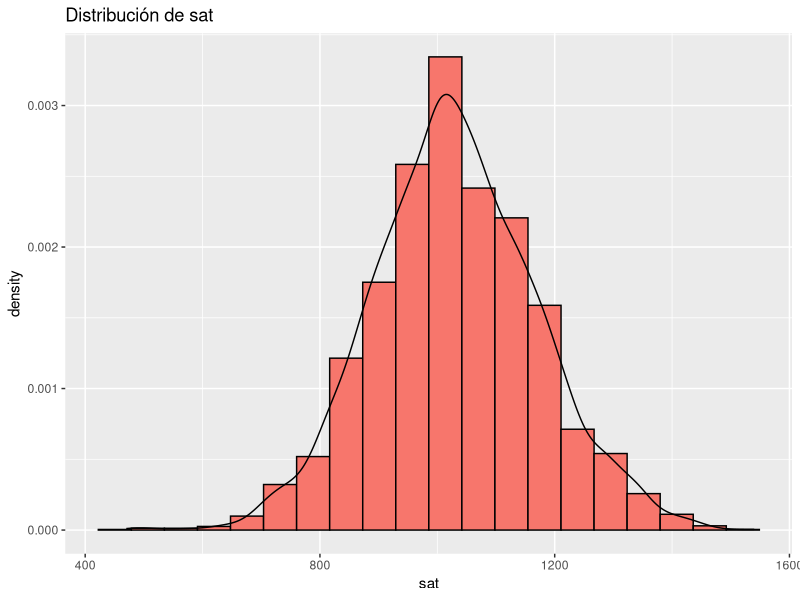
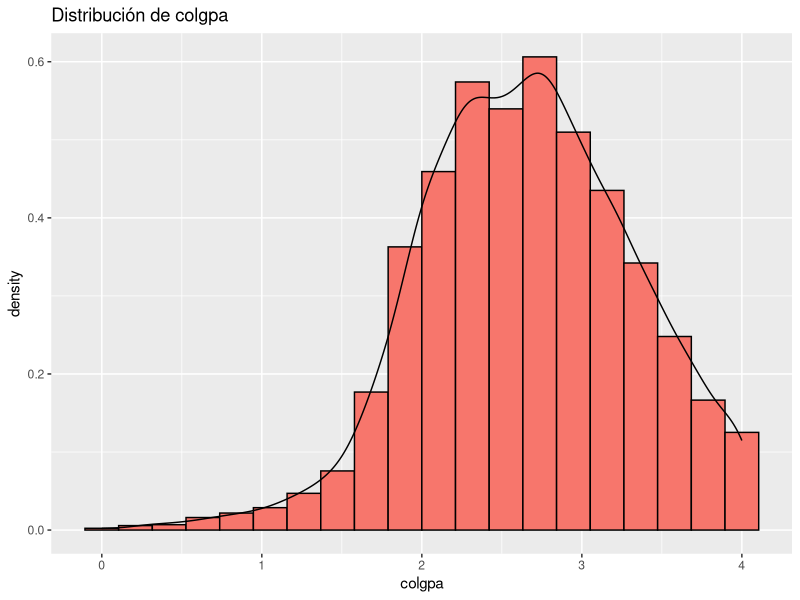
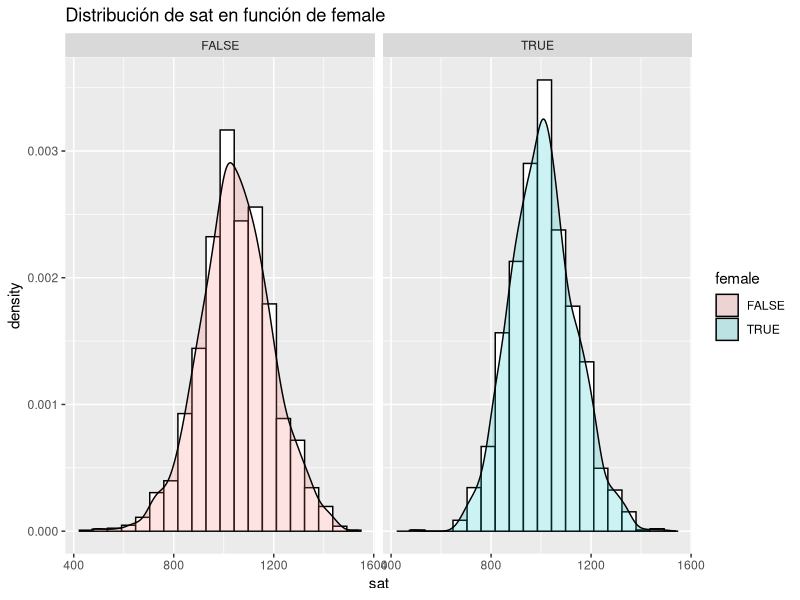
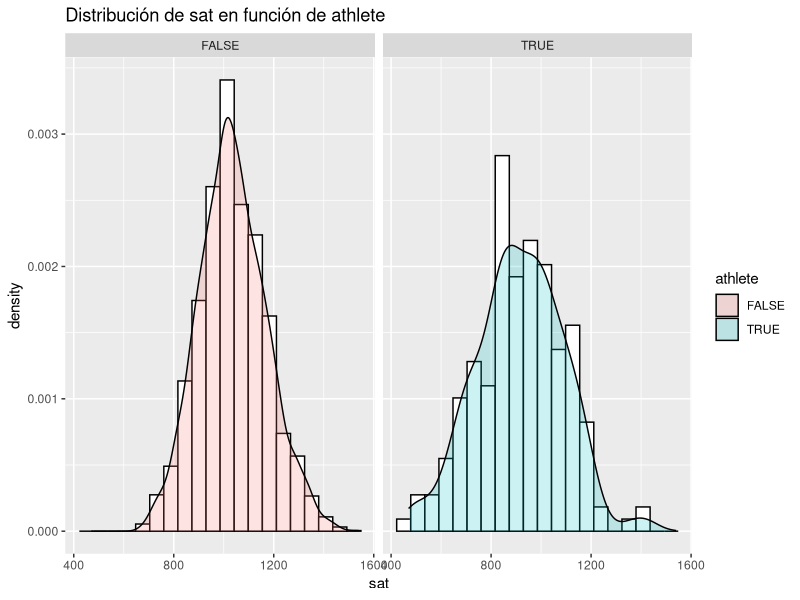
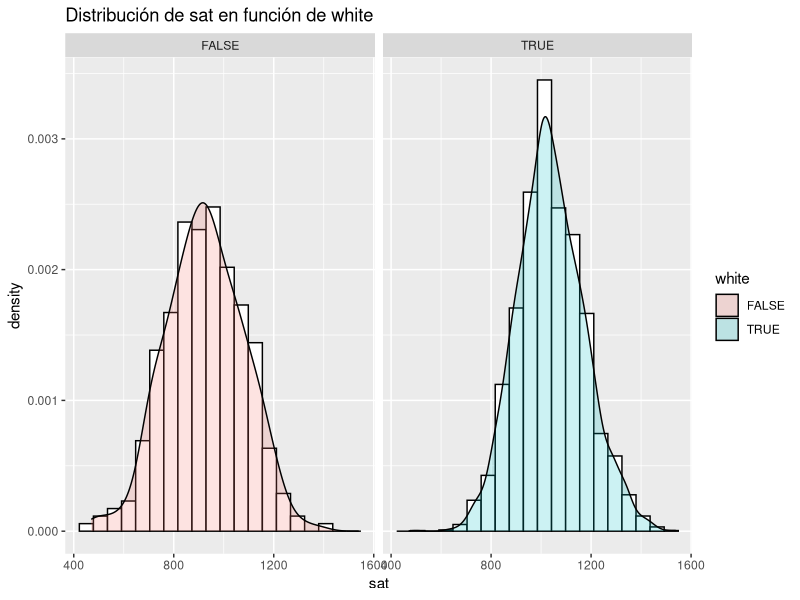
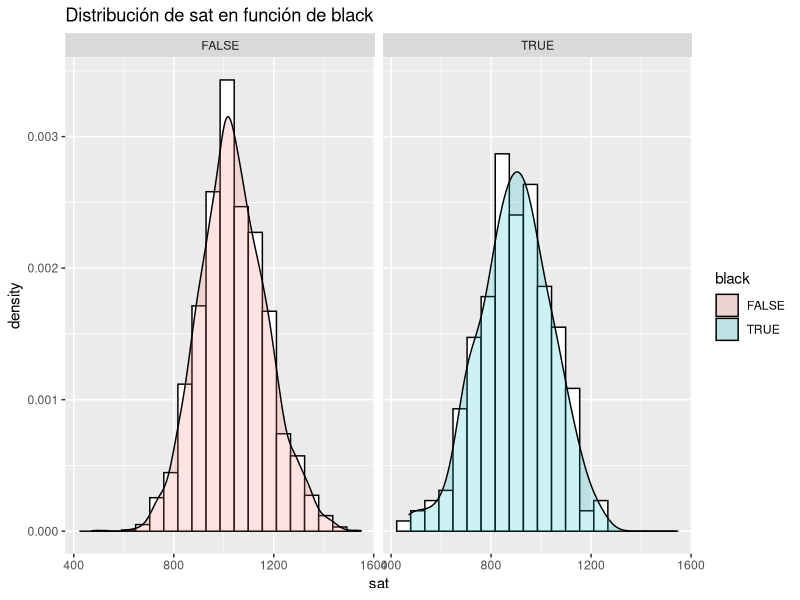
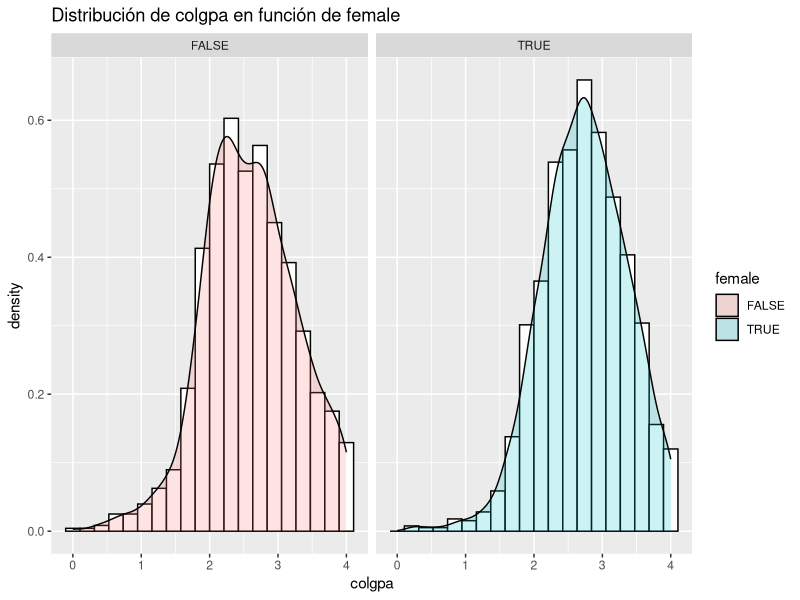
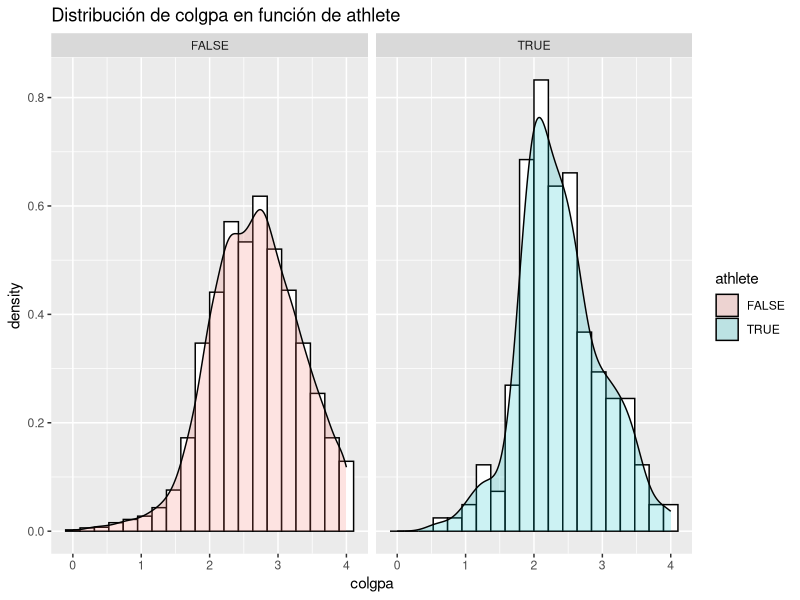

Reproduce these figures in R, in order.
## ---- chunk 1
knitr::opts_chunk$set(echo = TRUE)
knitr::opts_chunk$set(tidy.opts=list(width.cutoff=80), tidy=TRUE)
## ---- chunk 2
library(ggplot2)
library(dplyr)
## ---- chunk 3
gpa <- read.csv("gpa.csv", sep=",", dec='.')
print(head(gpa))
## ---- chunk 4
t(t(sapply(gpa,class)))
## ---- chunk 5
summary(gpa)
## ---- chunk 6
ggplot(gpa, aes(sat)) + 
  geom_histogram(aes(y = ..density..), bins = 20, color = "black", fill ="#F7766C")+
  geom_density(aes(fill = sat), alpha = 0.2)+ ggtitle("Distribución de sat")
## ---- chunk 7
ggplot(gpa, aes(colgpa)) + 
  geom_histogram(aes(y = ..density..), bins = 20, color = "black", fill ="#F7766C") +
  geom_density(aes(fill = colgpa), alpha = 0.2)+ ggtitle("Distribución de colgpa")
## ---- chunk 8
ggplot(gpa, aes(sat)) +
  geom_histogram(aes(y = ..density..), bins = 20, color = "black", fill ="white") +
  geom_density(aes(fill = female), alpha = 0.2) +
  facet_wrap(~ female)+ ggtitle("Distribución de sat en función de female")
## ---- chunk 9
ggplot(gpa, aes(sat)) +
  geom_histogram(aes(y = ..density..), bins = 20, color = "black", fill ="white") +
  geom_density(aes(fill = athlete), alpha = 0.2) +
  facet_wrap(~ athlete)+ ggtitle("Distribución de sat en función de athlete")
## ---- chunk 10
ggplot(gpa, aes(sat)) +
  geom_histogram(aes(y = ..density..), bins = 20, color = "black", fill ="white") +
  geom_density(aes(fill = white), alpha = 0.2) +
  facet_wrap(~ white)+ ggtitle("Distribución de sat en función de white")
## ---- chunk 11
ggplot(gpa, aes(sat)) +
  geom_histogram(aes(y = ..density..), bins = 20, color = "black", fill ="white") +
  geom_density(aes(fill = black), alpha = 0.2) +
  facet_wrap(~ black)+ ggtitle("Distribución de sat en función de black")
## ---- chunk 12
ggplot(gpa, aes(colgpa)) +
  geom_histogram(aes(y = ..density..), bins = 20, color = "black", fill ="white") +
  geom_density(aes(fill = female), alpha = 0.2) +
  facet_wrap(~ female)+ ggtitle("Distribución de colgpa en función de female")
## ---- chunk 13
ggplot(gpa, aes(colgpa)) +
  geom_histogram(aes(y = ..density..), bins = 20, color = "black", fill ="white") +
  geom_density(aes(fill = athlete), alpha = 0.2) +
  facet_wrap(~ athlete)+ ggtitle("Distribución de colgpa en función de athlete")
## ---- chunk 14
ggplot(gpa, aes(colgpa)) +
  geom_histogram(aes(y = ..density..), bins = 20, color = "black", fill ="white") +
  geom_density(aes(fill = white), alpha = 0.2) +
  facet_wrap(~ white)+ ggtitle("Distribución de colgpa en función de white")
## ---- chunk 15
ggplot(gpa, aes(colgpa)) +
  geom_histogram(aes(y = ..density..), bins = 20, color = "black", fill ="white") +
  geom_density(aes(fill = black), alpha = 0.2) +
  facet_wrap(~ black)+ ggtitle("Distribución de colgpa en función de black")
## ---- chunk 16
# Normal
IC_norm <- function( x, NC ){
  n <- length(x)
  alpha <- 1 / (NC/100)
  SE <- sd(x) / sqrt(n)
  
  z <- qnorm(alpha / 2, lower.tail=TRUE)
  z_SE <- z*SE
  Low <- mean(x) - z_SE
  Up <- mean(x) + z_SE
  
  return ( c(Low,Up) )
}

# Student T
IC_t <- function( x, NC ){
  n <- length(x)
  alpha <- 1 / (NC/100)
  SE <- sd(x) / sqrt(n)
  
  t <- qt(alpha / 2, df = n-1, lower.tail=TRUE)
  t_SE <- t*SE
  Low <- mean(x) - t_SE
  Up <- mean(x) + t_SE
  
  return ( c(Low,Up) )
}

# Por defecto toma el valor para utilizar Nomal
IC <- function(x, NC, kind="normal") {
  if(kind == "t"){
    return (IC_t(x, NC))
  }else{
    return (IC_norm(x, NC))
  }
}
## ---- chunk 17
sat_IC_90 <- IC(gpa$sat, 90)
sat_IC_95 <- IC(gpa$sat, 95)
## ---- chunk 18
colgpa_IC_90 <- IC(gpa$colgpa, 90)
colgpa_IC_95 <- IC(gpa$colgpa, 95)
## ---- chunk 19
ggplot(gpa, aes(colgpa)) +
  geom_histogram(aes(y = ..density..), bins = 20, color = "black", fill ="white") +
  geom_density(aes(fill = athlete), alpha = 0.2) +
  facet_wrap(~ athlete)+ ggtitle("Distribución de colgpa en función de athlete")
## ---- chunk 20
contraste_medias <- function (s1, s2, alt, CL) {
  
  # Cálculo de Medias
  mean1 <- mean(s1)
  mean2 <- mean(s2)
  
  # Cálculo del tamaño de la muestra
  n1 <- length(s1)
  n2 <- length(s2)
  
  # Cálculo de la desviación estándar
  sd1 <- sd(s1)
  sd2 <- sd(s2)
  
  # Cálculo del nivel de significancia
  alpha <- (1 - CL / 100)
  
  # Cálculo de los grados de libertad (Apartado 5.2.2 de la teoría)
  denominador <- ( ( sd1^2/n1 )^2/(n1-1) + (sd2^2/n2)^2/(n2-1) )
  df <- ( ( sd1^2/n1 + sd2^2/n2 )^2 ) / denominador
  
  # Cálculo del valor t (z según la distribución normal estandarizada)
  sb <- sqrt( sd1^2/n1 + sd2^2/n2 )
  t <- ( mean1-mean2 ) / sb
  
  # Evaluación de la condición =
  if (alt == "bilateral"){
    t_critical <- qt( alpha/2, df, lower.tail=FALSE )
    p_value<-pt( abs(t), df, lower.tail=FALSE )*2
    
  # Evaluación de la condición <
  } else if (alt == "<"){
    t_critical <- qt( alpha, df, lower.tail=TRUE )
    p_value<-pt( t, df, lower.tail=TRUE )
    
  # Evaluación de la condición >
  }else{ #(alt == ">")
    t_critical <- qt( alpha, df, lower.tail=FALSE )
    p_value<-pt( t, df, lower.tail=FALSE )
  }
  
  # Definición del vector resultado
  vector_data <- c(mean1, mean2, t, t_critical, p_value, alpha, df)
  names(vector_data) <- c("mean1", "mean2", "t", "t_critical", "p_value", "alpha", "df")
  return (vector_data)
}
## ---- chunk 21
x <- gpa[gpa$athlete == TRUE,]$colgpa
y <- gpa[gpa$athlete == FALSE,]$colgpa
datos <- contraste_medias(x, y, "bilateral", 95)
print(t(t(datos)))
## ---- chunk 22
ggplot(gpa, aes(colgpa)) +
  geom_histogram(aes(y = ..density..), bins = 20, color = "black", fill ="white") +
  geom_density(aes(fill = female), alpha = 0.2) +
  facet_wrap(~ female)+ ggtitle("Distribución de colgpa en función de female")
## ---- chunk 23
x <- gpa[gpa$female == TRUE,]$colgpa # mujeresbres
## ---- chunk 24
datos <- contraste_medias(x, y, ">", 95)
print(t(t(datos)))
## ---- chunk 25
datos <- contraste_medias(x, y, ">", 90)
print(t(t(datos)))
## ---- chunk 26
ggplot(gpa, aes(colgpa)) +
  geom_histogram(aes(y = ..density..), bins = 20, color = "black", fill ="white") +
  geom_density(aes(fill = white), alpha = 0.2) +
  facet_wrap(~ white)+ ggtitle("Distribución de colgpa en función de white")
## ---- chunk 27
ggplot(gpa, aes(colgpa)) +
  geom_histogram(aes(y = ..density..), bins = 20, color = "black", fill ="white") +
  geom_density(aes(fill = black), alpha = 0.2) +
  facet_wrap(~ black)+ ggtitle("Distribución de colgpa en función de black")
## ---- chunk 28
x <- gpa[gpa$white == TRUE,]$colgpa # white
y <- gpa[gpa$black == TRUE,]$colgpa # black
## ---- chunk 29
datos <- contraste_medias(x, y, "bilateral", 95)
print(t(t(datos)))
## ---- chunk 30
datos <- contraste_medias(x, y, "<", 95)
print(t(t(datos)))
## ---- chunk 31
contraste_proporciones_unidist <- function (p, p0, n, alt, CL) {
  z <- (p-p0) / ( sqrt(p0*(1-p0)/n))
  alpha <- 1 - CL/100
  
  # Evaluación de la condición =
  if (alt == "bilateral") {
    p_value <- pnorm( abs(z), lower.tail=FALSE)*2
    z_critical <- qnorm( alpha/2,lower.tail=FALSE )
    
  # Evaluación de la condición >
  } else if (alt == ">") {
    p_value <- pnorm( z, lower.tail=FALSE)
    z_critical <- qnorm( alpha, lower.tail=FALSE )
    
  # Evaluación de la condición <
  } else if (alt == "<") {
    p_value <- pnorm(z, lower.tail=TRUE)
    z_critical <- qnorm(alpha, lower.tail=TRUE )
    
  }
  
  datos <- c(p, p0, z, z_critical, alpha, p_value)
  names(datos) <- c("p", "p0", "z", "z_critical", "alpha", "p_value")
  return (datos)
}
## ---- chunk 32
# total de atletas
athletes <- length(gpa[gpa$athlete == TRUE,]$athlete)

# total de la muestra menos los atletas
non_athletes = length(gpa$colgpa) - athletes

# definición de los vectores para el Pie chart
proportions <- c(athletes, non_athletes)
labels <- c(TRUE, FALSE)

# Definición del gráfico
pie(proportions, labels = labels, main="Proporción de Atletas")
## ---- chunk 33
n <- athletes+non_athletes
p_athletes <- athletes/n
datos <- contraste_proporciones_unidist( p_athletes, 0.05, n, "<", 95 )
print(t(t(datos)))
## ---- chunk 34
contraste_proporciones_bidist <- function (p1, p2, n1, n2, alt, CL) {
  p <- (n1*p1 + n2*p2) / (n1+n2)
  z <- (p1-p2) / ( sqrt(p*(1-p)*(1/n1+1/n2)))
  alpha <- 1 - CL/100
  
  # Evaluación de la condición =
  if (alt == "bilateral") {
    p_value <- pnorm( abs(z), lower.tail=FALSE)*2
    z_critical <- qnorm( alpha/2,lower.tail=FALSE )
    
  # Evaluación de la condición >
  } else if (alt == ">") {
    p_value <- pnorm( z, lower.tail=FALSE)
    z_critical <- qnorm( alpha, lower.tail=FALSE )
    
  # Evaluación de la condición <
  } else if (alt == "<") {
    p_value <- pnorm(z, lower.tail=TRUE)
    z_critical <- qnorm(alpha, lower.tail=TRUE )
    
  }
  
  datos <- c(p1, p2, z, z_critical, alpha, p_value)
  names(datos) <- c("p1", "p2", "z", "z_critical", "alpha", "p_value")
  return (datos)
}
## ---- chunk 35
# total de atletas
athletes_female <- length(gpa[gpa$athlete == TRUE & gpa$female == TRUE,]$female)
non_athletes_female <- length(gpa[gpa$athlete == FALSE & gpa$female == TRUE,]$female)

# total de la muestra menos los atletas
athletes_male = length(gpa[gpa$athlete == TRUE & gpa$female == FALSE,]$female)
non_athletes_male = length(gpa[gpa$athlete == FALSE & gpa$female == FALSE,]$female)

# definición de los vectores para el Pie chart
proportions <- c(athletes_female, non_athletes_female)
labels <- c("Female & Athelte", "Female & Non-Athelte")

# Definición del gráfico
pie(proportions, labels = labels, main="Proporción de mujeres atletas")


# definición de los vectores para el Pie chart
proportions <- c(athletes_male, non_athletes_male)
labels <- c("Male & Athelte", "Male & Non-Athelte")

# Definición del gráfico
pie(proportions, labels = labels, main="Proporción de hombres atletas")
## ---- chunk 36
n1 <- athletes_male + non_athletes_male
n2 <- athletes_female + non_athletes_female
  
p1 <- athletes_male / n1
p2 <- athletes_female / n2

datos <- contraste_proporciones_bidist(p1, p2, n1, n2, "<", 95 )
print(t(t(datos)))
